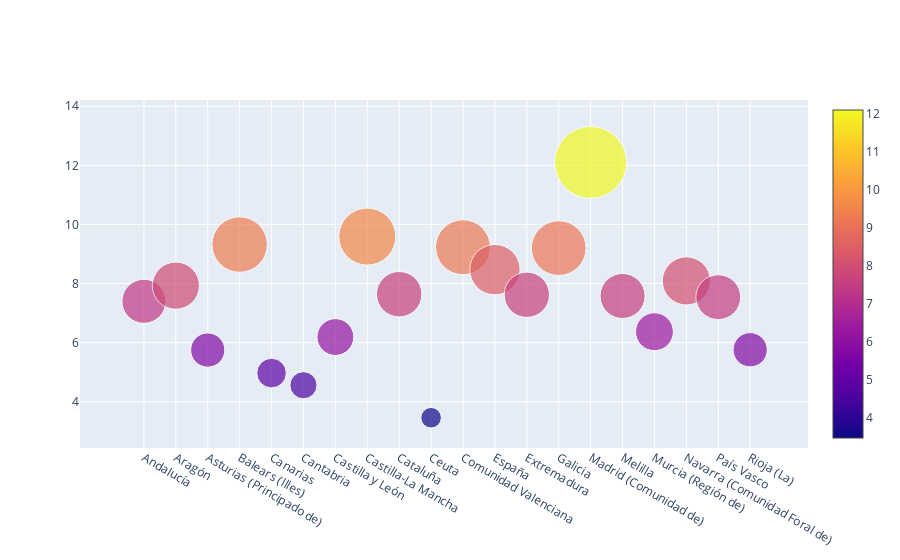

Notebook source saved alongside this figure:
### Code cell
size = big_data_sp['Total año 2020']

fig = go.Figure(data=[go.Scatter(
    x=big_data_sp['Áreas Geográficas'],
    y=big_data_sp['Total año 2020'],
    mode='markers',
    marker=dict(
        color= big_data_sp['Total año 2020'],
        size=size,
        sizeref=2.*max(size)/(12.**2),        
        showscale=True
        )       
)]
)

fig.show()

### Figure 1 — Plotly figure (JSON) as saved in the notebook; plotly's stock layout.template omitted (floating-point values rounded to 4 significant figures)
{"data": [{"marker": {"color": [7.4, 7.93, 5.75, 9.32, 4.97, 4.56, 6.19, 9.59, 7.64, 3.46, 9.23, 8.47, 7.62, 9.2, 12.1, 7.58, 6.37, 8.09, 7.54, 5.76], "showscale": true, "size": [7.4, 7.93, 5.75, 9.32, 4.97, 4.56, 6.19, 9.59, 7.64, 3.46, 9.23, 8.47, 7.62, 9.2, 12.1, 7.58, 6.37, 8.09, 7.54, 5.76], "sizeref": 0.1681}, "mode": "markers", "type": "scatter", "x": ["Andalucía", "Aragón", "Asturias (Principado de)", "Balears (Illes)", "Canarias", "Cantabria", "Castilla y León", "Castilla-La Mancha", "Cataluña", "Ceuta", "Comunidad Valenciana", "España", "Extremadura", "Galicia", "Madrid (Comunidad de)", "Melilla", "Murcia (Región de)", "Navarra (Comunidad Foral de)", "País Vasco", "Rioja (La)"], "y": [7.4, 7.93, 5.75, 9.32, 4.97, 4.56, 6.19, 9.59, 7.64, 3.46, 9.23, 8.47, 7.62, 9.2, 12.1, 7.58, 6.37, 8.09, 7.54, 5.76]}], "layout": {}}
